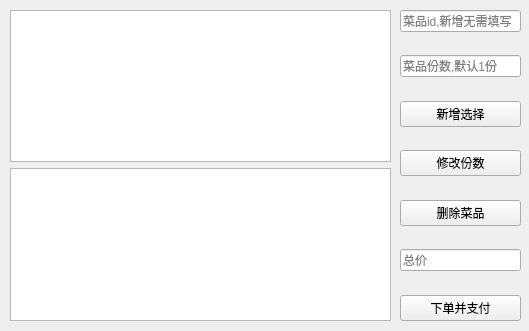
<?xml version="1.0" encoding="UTF-8"?>
<ui version="4.0">
 <class>select_dish</class>
 <widget class="QWidget" name="select_dish">
  <property name="geometry">
   <rect>
    <x>0</x>
    <y>0</y>
    <width>529</width>
    <height>331</height>
   </rect>
  </property>
  <property name="windowTitle">
   <string>Form</string>
  </property>
  <widget class="QWidget" name="verticalLayoutWidget">
   <property name="geometry">
    <rect>
     <x>400</x>
     <y>10</y>
     <width>121</width>
     <height>311</height>
    </rect>
   </property>
   <layout class="QVBoxLayout" name="verticalLayout">
    <item>
     <widget class="QLineEdit" name="id_dish">
      <property name="placeholderText">
       <string>菜品id,新增无需填写</string>
      </property>
     </widget>
    </item>
    <item>
     <spacer name="verticalSpacer_2">
      <property name="orientation">
       <enum>Qt::Orientation::Vertical</enum>
      </property>
      <property name="sizeHint" stdset="0">
       <size>
        <width>20</width>
        <height>40</height>
       </size>
      </property>
     </spacer>
    </item>
    <item>
     <widget class="QLineEdit" name="dish_num">
      <property name="placeholderText">
       <string>菜品份数,默认1份</string>
      </property>
     </widget>
    </item>
    <item>
     <spacer name="verticalSpacer_3">
      <property name="orientation">
       <enum>Qt::Orientation::Vertical</enum>
      </property>
      <property name="sizeHint" stdset="0">
       <size>
        <width>20</width>
        <height>40</height>
       </size>
      </property>
     </spacer>
    </item>
    <item>
     <widget class="QPushButton" name="select_dish_2">
      <property name="text">
       <string>新增选择</string>
      </property>
     </widget>
    </item>
    <item>
     <spacer name="verticalSpacer_4">
      <property name="orientation">
       <enum>Qt::Orientation::Vertical</enum>
      </property>
      <property name="sizeHint" stdset="0">
       <size>
        <width>20</width>
        <height>40</height>
       </size>
      </property>
     </spacer>
    </item>
    <item>
     <widget class="QPushButton" name="edit_num">
      <property name="text">
       <string>修改份数</string>
      </property>
     </widget>
    </item>
    <item>
     <spacer name="verticalSpacer_5">
      <property name="orientation">
       <enum>Qt::Orientation::Vertical</enum>
      </property>
      <property name="sizeHint" stdset="0">
       <size>
        <width>20</width>
        <height>40</height>
       </size>
      </property>
     </spacer>
    </item>
    <item>
     <widget class="QPushButton" name="delete_dish">
      <property name="text">
       <string>删除菜品</string>
      </property>
     </widget>
    </item>
    <item>
     <spacer name="verticalSpacer_6">
      <property name="orientation">
       <enum>Qt::Orientation::Vertical</enum>
      </property>
      <property name="sizeHint" stdset="0">
       <size>
        <width>20</width>
        <height>40</height>
       </size>
      </property>
     </spacer>
    </item>
    <item>
     <widget class="QLineEdit" name="total_price">
      <property name="placeholderText">
       <string>总价</string>
      </property>
     </widget>
    </item>
    <item>
     <spacer name="verticalSpacer_7">
      <property name="orientation">
       <enum>Qt::Orientation::Vertical</enum>
      </property>
      <property name="sizeHint" stdset="0">
       <size>
        <width>20</width>
        <height>40</height>
       </size>
      </property>
     </spacer>
    </item>
    <item>
     <widget class="QPushButton" name="order">
      <property name="text">
       <string>下单并支付</string>
      </property>
     </widget>
    </item>
   </layout>
  </widget>
  <widget class="QWidget" name="verticalLayoutWidget_2">
   <property name="geometry">
    <rect>
     <x>10</x>
     <y>10</y>
     <width>381</width>
     <height>311</height>
    </rect>
   </property>
   <layout class="QVBoxLayout" name="verticalLayout_2">
    <item>
     <widget class="QTextBrowser" name="listdish"/>
    </item>
    <item>
     <widget class="QTextBrowser" name="listorder"/>
    </item>
   </layout>
  </widget>
 </widget>
 <resources/>
 <connections/>
</ui>
